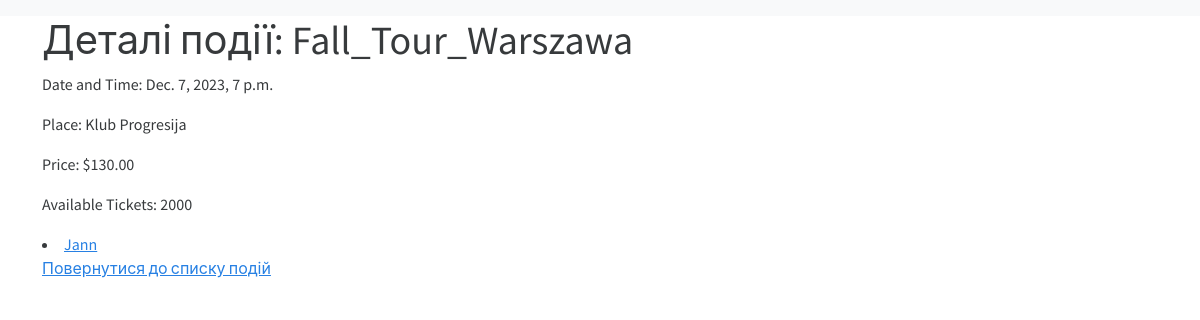
The app's page /event/3/ with its own data.
### main/models.py (models this page shows, shortened)
class Event(models.Model):
    name = models.CharField(max_length=100)
    is_complete = models.BooleanField()
    date_time = models.DateTimeField(null=True, blank=True)
    place = models.ForeignKey('Place', null=True, on_delete=models.SET_NULL)
    price = models.DecimalField(max_digits=10, decimal_places=2)
    amount = models.PositiveIntegerField()

class Place(models.Model):
    name = models.CharField(max_length=100)
    city = models.CharField(max_length=100)
    photo = models.URLField(null=True, blank=True)  # Посилання на фото місця
    location = models.URLField(null=True, blank=True)  # Посилання на розташування місця
    capacity = models.PositiveIntegerField()
    lat = models.FloatField(null=True, blank=True)  # Широта
    lng = models.FloatField(null=True, blank=True)  # Довгота

class Artist(models.Model):
    name = models.CharField(max_length=100)
    male = models.CharField(max_length=10)
    birth_date = models.DateField(null=True)
    country = models.ForeignKey('Country', null=True, on_delete=models.SET_NULL)
    photo = models.URLField(null=True, blank=True)
    events = models.ManyToManyField('Event', related_name='artists')  # Змінено related_name на 'artists'
    latest_song_uri = models.CharField(max_length=100, null=True, blank=True)

### main/views.py (the view)
# urls.py: path('event/<int:event_id>/', views.event_details, name='event_details'),
def event_details(request, event_id):
    event = get_object_or_404(Event, pk=event_id)
    return render(request, 'event_details.html', {'event': event})

### main/templates/event_details.html (shortened to what this page needs)
{% extends 'base.html' %}
{% block content %}
<html>
<head>
</head>
<body>
    <h1>Деталі події: {{ event.name }}</h1>
    <p>Date and Time: {{ event.date_time }}</p>
    <p>Place: {{ event.place.name }}</p>
    <p>Price: ${{ event.price }}</p>
    <p>Available Tickets: {{ event.amount }}</p>
    {% for artist in event.artists.all %}
        <li><a href="{% url 'artist_details' artist.id %}">{{ artist.name }}</a></li>
    {% endfor %}
    <a href="{% url 'event_list' %}">Повернутися до списку подій</a>
</body>
</html>
{% endblock %}

### records on screen
Event: name "Fall_Tour_Warszawa", date_time "Dec. 7, 2023, 7 p.m.", place.name "Klub Progresija", price "130.00", amount "2000"
Artist: name "Jann"
